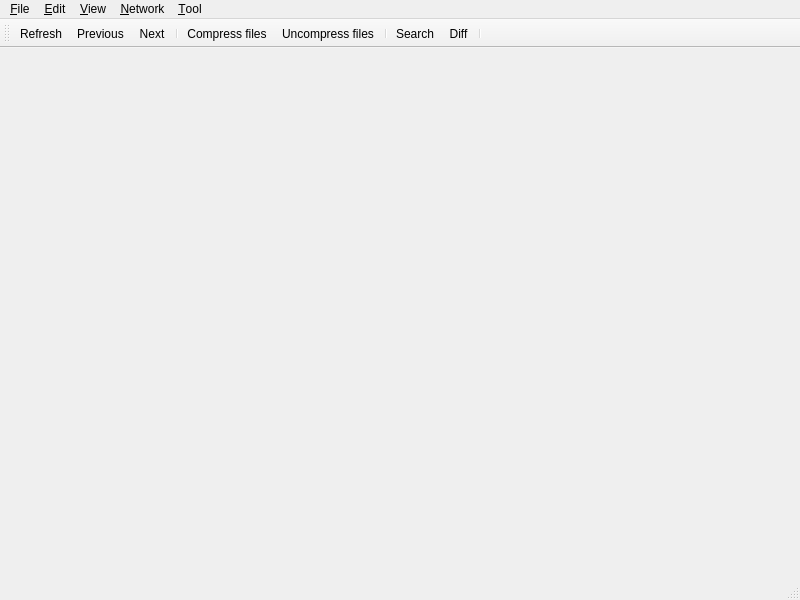
<?xml version="1.0" encoding="UTF-8"?>
<ui version="4.0">
 <class>MainWindow</class>
 <widget class="QMainWindow" name="MainWindow">
  <property name="geometry">
   <rect>
    <x>0</x>
    <y>0</y>
    <width>800</width>
    <height>600</height>
   </rect>
  </property>
  <property name="windowTitle">
   <string>FlyScp</string>
  </property>
  <widget class="QWidget" name="centralwidget"/>
  <widget class="QMenuBar" name="menubar">
   <property name="geometry">
    <rect>
     <x>0</x>
     <y>0</y>
     <width>800</width>
     <height>22</height>
    </rect>
   </property>
   <widget class="QMenu" name="menuFile">
    <property name="title">
     <string>&amp;File</string>
    </property>
    <addaction name="actionFileFolder"/>
    <addaction name="separator"/>
    <addaction name="actionTextFile"/>
    <addaction name="separator"/>
    <addaction name="actionExit"/>
    <addaction name="separator"/>
   </widget>
   <widget class="QMenu" name="menuEdit">
    <property name="title">
     <string>&amp;Edit</string>
    </property>
    <addaction name="actionViewIt"/>
    <addaction name="actionCopy"/>
    <addaction name="actionMove"/>
    <addaction name="actionDelete"/>
    <addaction name="separator"/>
    <addaction name="separator"/>
    <addaction name="actionSelectAll"/>
   </widget>
   <widget class="QMenu" name="menuView">
    <property name="title">
     <string>&amp;View</string>
    </property>
    <addaction name="actionToolBar"/>
    <addaction name="actionStatusBar"/>
   </widget>
   <widget class="QMenu" name="menuNetwork">
    <property name="title">
     <string>&amp;Network</string>
    </property>
    <addaction name="actionConnect"/>
   </widget>
   <widget class="QMenu" name="menuTool">
    <property name="title">
     <string>&amp;Tool</string>
    </property>
    <addaction name="actionControlPanel"/>
    <addaction name="actionCalc"/>
    <addaction name="separator"/>
    <addaction name="actionOption"/>
   </widget>
   <addaction name="menuFile"/>
   <addaction name="menuEdit"/>
   <addaction name="menuView"/>
   <addaction name="menuNetwork"/>
   <addaction name="menuTool"/>
  </widget>
  <widget class="QStatusBar" name="statusbar"/>
  <widget class="QToolBar" name="toolBar">
   <property name="windowTitle">
    <string>toolBar</string>
   </property>
   <property name="toolTip">
    <string/>
   </property>
   <property name="statusTip">
    <string/>
   </property>
   <property name="iconSize">
    <size>
     <width>20</width>
     <height>20</height>
    </size>
   </property>
   <attribute name="toolBarArea">
    <enum>TopToolBarArea</enum>
   </attribute>
   <attribute name="toolBarBreak">
    <bool>false</bool>
   </attribute>
   <addaction name="actionRefresh"/>
   <addaction name="actionPrevious"/>
   <addaction name="actionNext"/>
   <addaction name="separator"/>
   <addaction name="actionCompress"/>
   <addaction name="actionUncompress"/>
   <addaction name="separator"/>
   <addaction name="actionSearch"/>
   <addaction name="actionDiff"/>
   <addaction name="separator"/>
  </widget>
  <action name="actionConnect">
   <property name="icon">
    <iconset resource="FlyScp.qrc">
     <normaloff>:/image/connect.png</normaloff>:/image/connect.png</iconset>
   </property>
   <property name="text">
    <string>Connect</string>
   </property>
   <property name="statusTip">
    <string>Connect a sftp</string>
   </property>
   <property name="shortcut">
    <string>Ctrl+Q</string>
   </property>
  </action>
  <action name="actionDisconnect">
   <property name="icon">
    <iconset resource="FlyScp.qrc">
     <normaloff>:/image/disconnect.png</normaloff>:/image/disconnect.png</iconset>
   </property>
   <property name="text">
    <string>Disconnect</string>
   </property>
  </action>
  <action name="actionPrint">
   <property name="text">
    <string>Print</string>
   </property>
  </action>
  <action name="actionExit">
   <property name="text">
    <string>Exit</string>
   </property>
   <property name="shortcut">
    <string>Alt+F4</string>
   </property>
  </action>
  <action name="actionCopy">
   <property name="icon">
    <iconset resource="FlyScp.qrc">
     <normaloff>:/image/copy.png</normaloff>:/image/copy.png</iconset>
   </property>
   <property name="text">
    <string>Copy</string>
   </property>
   <property name="shortcut">
    <string>F5</string>
   </property>
  </action>
  <action name="actionCut">
   <property name="icon">
    <iconset resource="FlyScp.qrc">
     <normaloff>:/image/cut.png</normaloff>:/image/cut.png</iconset>
   </property>
   <property name="text">
    <string>Cut</string>
   </property>
  </action>
  <action name="actionPaste">
   <property name="icon">
    <iconset resource="FlyScp.qrc">
     <normaloff>:/image/paste.png</normaloff>:/image/paste.png</iconset>
   </property>
   <property name="text">
    <string>Paste</string>
   </property>
  </action>
  <action name="actionAbout">
   <property name="icon">
    <iconset resource="FlyScp.qrc">
     <normaloff>:/image/about.png</normaloff>:/image/about.png</iconset>
   </property>
   <property name="text">
    <string>About</string>
   </property>
  </action>
  <action name="actionToolBar">
   <property name="checkable">
    <bool>true</bool>
   </property>
   <property name="checked">
    <bool>true</bool>
   </property>
   <property name="text">
    <string>Tool bar</string>
   </property>
  </action>
  <action name="actionStatusBar">
   <property name="checkable">
    <bool>true</bool>
   </property>
   <property name="checked">
    <bool>true</bool>
   </property>
   <property name="text">
    <string>Status bar</string>
   </property>
  </action>
  <action name="actionFileFolder">
   <property name="text">
    <string>New Folder</string>
   </property>
   <property name="shortcut">
    <string>F7</string>
   </property>
  </action>
  <action name="actionTextFile">
   <property name="text">
    <string>New Text File</string>
   </property>
   <property name="shortcut">
    <string>F9</string>
   </property>
  </action>
  <action name="actionMove">
   <property name="text">
    <string>Move</string>
   </property>
   <property name="shortcut">
    <string>F6</string>
   </property>
  </action>
  <action name="actionDelete">
   <property name="text">
    <string>Delete</string>
   </property>
   <property name="shortcut">
    <string>F8</string>
   </property>
  </action>
  <action name="actionSelectAll">
   <property name="text">
    <string>Select all</string>
   </property>
   <property name="shortcut">
    <string>Ctrl+A</string>
   </property>
  </action>
  <action name="actionViewIt">
   <property name="text">
    <string>View</string>
   </property>
   <property name="shortcut">
    <string>F3</string>
   </property>
  </action>
  <action name="actionRefresh">
   <property name="icon">
    <iconset resource="FlyScp.qrc">
     <normaloff>:/image/refresh.png</normaloff>:/image/refresh.png</iconset>
   </property>
   <property name="text">
    <string>Refresh</string>
   </property>
   <property name="statusTip">
    <string>Refresh current folder</string>
   </property>
  </action>
  <action name="actionNext">
   <property name="icon">
    <iconset resource="FlyScp.qrc">
     <normaloff>:/image/next.png</normaloff>:/image/next.png</iconset>
   </property>
   <property name="text">
    <string>Next</string>
   </property>
   <property name="statusTip">
    <string>Next a folder</string>
   </property>
  </action>
  <action name="actionPrevious">
   <property name="icon">
    <iconset resource="FlyScp.qrc">
     <normaloff>:/image/previous.png</normaloff>:/image/previous.png</iconset>
   </property>
   <property name="text">
    <string>Previous</string>
   </property>
   <property name="statusTip">
    <string>Previous a folder</string>
   </property>
  </action>
  <action name="actionSearch">
   <property name="icon">
    <iconset resource="FlyScp.qrc">
     <normaloff>:/image/search.png</normaloff>:/image/search.png</iconset>
   </property>
   <property name="text">
    <string>Search</string>
   </property>
   <property name="statusTip">
    <string>Search file and folder</string>
   </property>
  </action>
  <action name="actionDiff">
   <property name="icon">
    <iconset resource="FlyScp.qrc">
     <normaloff>:/image/diff.png</normaloff>:/image/diff.png</iconset>
   </property>
   <property name="text">
    <string>Diff</string>
   </property>
   <property name="statusTip">
    <string>Diff tow folders</string>
   </property>
  </action>
  <action name="actionCompress">
   <property name="icon">
    <iconset resource="FlyScp.qrc">
     <normaloff>:/image/filezip.png</normaloff>:/image/filezip.png</iconset>
   </property>
   <property name="text">
    <string>Compress files</string>
   </property>
   <property name="statusTip">
    <string>Compress files and folders</string>
   </property>
  </action>
  <action name="actionUncompress">
   <property name="icon">
    <iconset resource="FlyScp.qrc">
     <normaloff>:/image/fileunzip.png</normaloff>:/image/fileunzip.png</iconset>
   </property>
   <property name="text">
    <string>Uncompress files</string>
   </property>
   <property name="statusTip">
    <string>Uncompress files</string>
   </property>
  </action>
  <action name="actionControlPanel">
   <property name="text">
    <string>Control panel</string>
   </property>
   <property name="statusTip">
    <string>Run control panel</string>
   </property>
  </action>
  <action name="actionOption">
   <property name="text">
    <string>Options...</string>
   </property>
  </action>
  <action name="actionCalc">
   <property name="text">
    <string>Calculator</string>
   </property>
   <property name="statusTip">
    <string>Run calculator</string>
   </property>
  </action>
 </widget>
 <resources>
  <include location="FlyScp.qrc"/>
 </resources>
 <connections/>
</ui>
